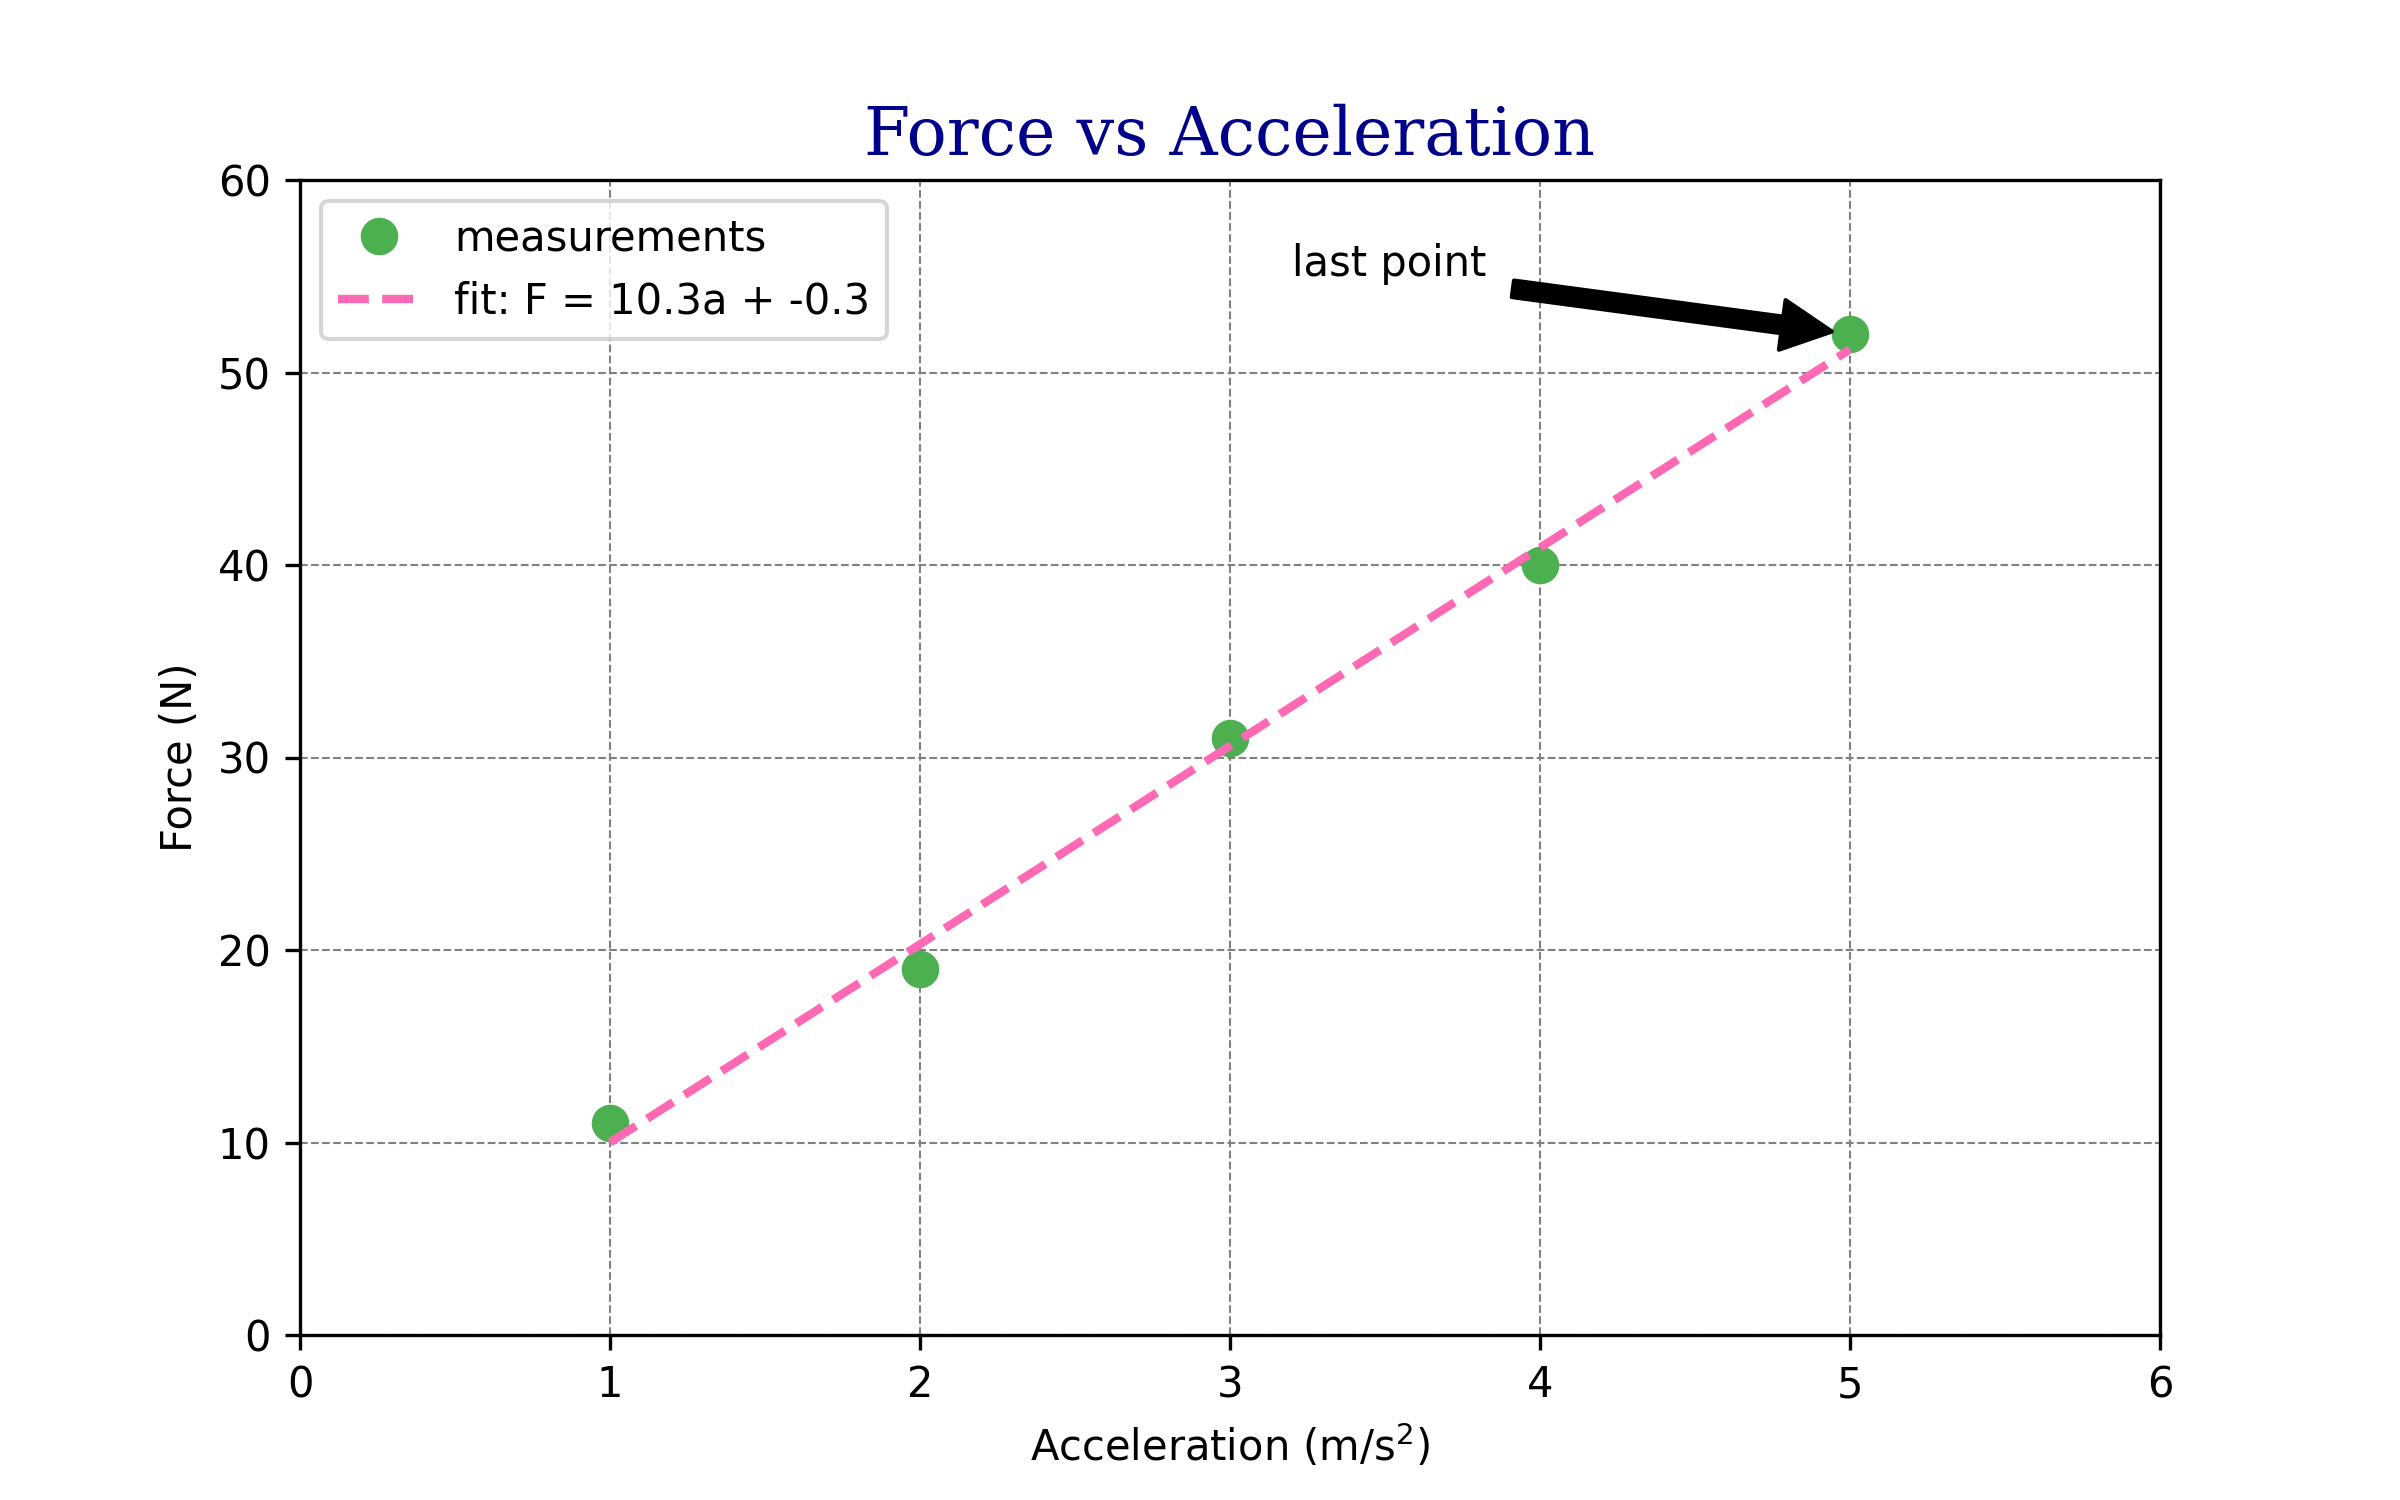

Here is the Python script that generated this plot:
"""Exercise #1
Import data of an experiment that you have done by using NumPy.
Plot these data customizing the graph with several pyplot functions.
Tip: use help() to check the properties of pyplot's functions.

Experiment used here: Newton's 2nd law (F = m*a), data from the slides.
Replace data.csv with your own experiment if you like.
"""
import numpy as np
import matplotlib.pyplot as plt

# Write a small data file so the script runs standalone, then import it with NumPy
np.savetxt(
    "data.csv",
    np.column_stack([[1, 2, 3, 4, 5], [11, 19, 31, 40, 52]]),
    delimiter=",", header="acceleration,force", comments="",
)
acc, force = np.loadtxt("data.csv", delimiter=",", skiprows=1, unpack=True)

# Linear fit F = m*a + q
m, q = np.polyfit(acc, force, 1)

font = {"family": "serif", "color": "darkblue", "size": 16}

plt.figure(figsize=(8, 5))
plt.plot(acc, force, "o", ms=8, mec="#4CAF50", mfc="#4CAF50", label="measurements")
plt.plot(acc, m * acc + q, ls="--", c="hotpink", lw=2, label=f"fit: F = {m:.1f}a + {q:.1f}")
plt.xlabel(r"Acceleration (m/s$^2$)")
plt.ylabel("Force (N)")
plt.title("Force vs Acceleration", fontdict=font)
plt.grid(axis="both", color="grey", linestyle="--", linewidth=0.5)
plt.xlim(0, 6)
plt.ylim(0, 60)
plt.xticks(np.arange(0, 7, 1))
plt.annotate("last point", xy=(5, 52), xytext=(3.2, 55),
             arrowprops=dict(facecolor="black", shrink=0.05))
plt.legend()
plt.savefig("exercise1.png", dpi=300)
plt.show()
